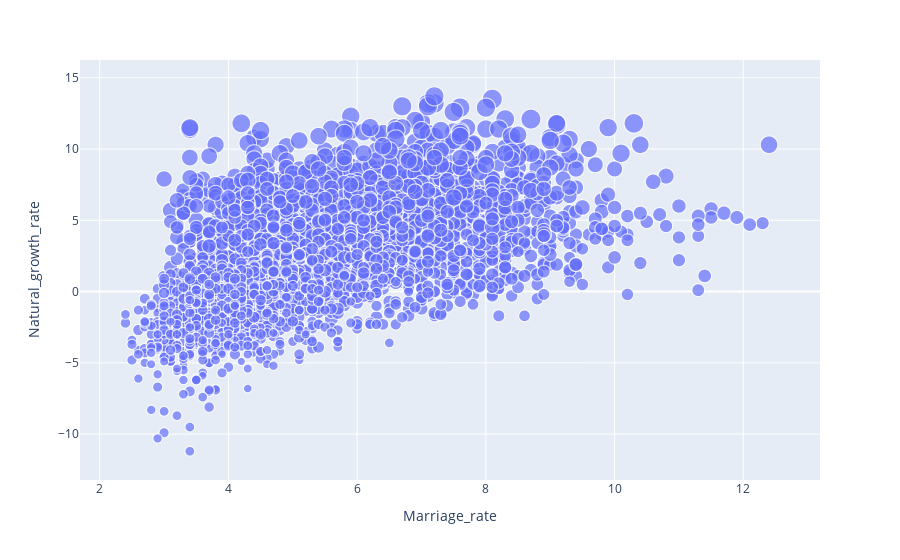

The notebook cell this image was saved under:
### Code cell
px.scatter(df_korea_nomiss, x='Marriage_rate', y='Natural_growth_rate', hover_data=['Date', 'Region'], size='Birth_rate')

### Figure 1 — Plotly figure (JSON) as saved in the notebook; plotly's stock layout.template omitted (floating-point values rounded to 4 significant figures; data arrays with more than 128 entries replaced by an {"elided": "..."} marker saying what was removed)
{"data": [{"customdata": {"elided": "4439x2 str values"}, "hovertemplate": "Marriage_rate=%{x}<br>Natural_growth_rate=%{y}<br>Birth_rate=%{marker.size}<br>Date=%{customdata[0]}<br>Region=%{customdata[1]}<extra></extra>", "legendgroup": "", "marker": {"color": "#636efa", "size": {"elided": "4439 float values"}, "sizemode": "area", "sizeref": 0.04693, "symbol": "circle"}, "mode": "markers", "name": "", "showlegend": false, "type": "scattergl", "x": {"elided": "4439 float values"}, "xaxis": "x", "y": {"elided": "4439 float values"}, "yaxis": "y"}], "layout": {"autosize": true, "dragmode": "pan", "legend": {"itemsizing": "constant", "tracegroupgap": 0}, "margin": {"t": 60}, "xaxis": {"anchor": "y", "autorange": true, "domain": [0, 1], "range": [1.726, 13.14], "title": {"text": "Marriage_rate"}, "type": "linear"}, "yaxis": {"anchor": "x", "autorange": true, "domain": [0, 1], "range": [-13.87, 17.44], "title": {"text": "Natural_growth_rate"}, "type": "linear"}}}
